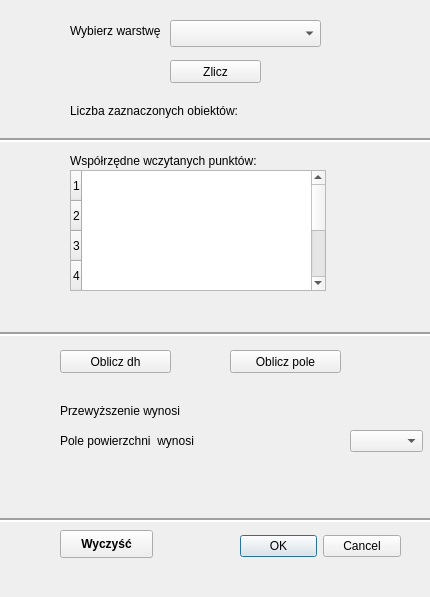
<?xml version="1.0" encoding="UTF-8"?>
<ui version="4.0">
 <class>wtyczkaDialogBase</class>
 <widget class="QDialog" name="wtyczkaDialogBase">
  <property name="geometry">
   <rect>
    <x>0</x>
    <y>0</y>
    <width>430</width>
    <height>597</height>
   </rect>
  </property>
  <property name="windowTitle">
   <string>wtyczka</string>
  </property>
  <widget class="QgsMapLayerComboBox" name="combo_box">
   <property name="geometry">
    <rect>
     <x>170</x>
     <y>20</y>
     <width>151</width>
     <height>27</height>
    </rect>
   </property>
  </widget>
  <widget class="QLabel" name="label_przewyzszenie_wynik">
   <property name="geometry">
    <rect>
     <x>60</x>
     <y>400</y>
     <width>131</width>
     <height>21</height>
    </rect>
   </property>
   <property name="text">
    <string>Przewyższenie wynosi</string>
   </property>
  </widget>
  <widget class="QPushButton" name="pushButton_dh">
   <property name="geometry">
    <rect>
     <x>60</x>
     <y>350</y>
     <width>111</width>
     <height>23</height>
    </rect>
   </property>
   <property name="text">
    <string>Oblicz dh</string>
   </property>
  </widget>
  <widget class="QLabel" name="label_wynik_dh">
   <property name="geometry">
    <rect>
     <x>210</x>
     <y>400</y>
     <width>141</width>
     <height>20</height>
    </rect>
   </property>
   <property name="font">
    <font>
     <pointsize>10</pointsize>
    </font>
   </property>
   <property name="text">
    <string/>
   </property>
  </widget>
  <widget class="QDialogButtonBox" name="buttonBox">
   <property name="geometry">
    <rect>
     <x>240</x>
     <y>530</y>
     <width>161</width>
     <height>32</height>
    </rect>
   </property>
   <property name="orientation">
    <enum>Qt::Horizontal</enum>
   </property>
   <property name="standardButtons">
    <set>QDialogButtonBox::Cancel|QDialogButtonBox::Ok</set>
   </property>
   <property name="centerButtons">
    <bool>false</bool>
   </property>
  </widget>
  <widget class="QLabel" name="label_wybierz_warstwe">
   <property name="geometry">
    <rect>
     <x>70</x>
     <y>0</y>
     <width>91</width>
     <height>61</height>
    </rect>
   </property>
   <property name="text">
    <string>Wybierz warstwę</string>
   </property>
  </widget>
  <widget class="QPushButton" name="pushButton_pole">
   <property name="geometry">
    <rect>
     <x>230</x>
     <y>350</y>
     <width>111</width>
     <height>23</height>
    </rect>
   </property>
   <property name="text">
    <string>Oblicz pole</string>
   </property>
  </widget>
  <widget class="QLabel" name="label_wynik_pole">
   <property name="geometry">
    <rect>
     <x>230</x>
     <y>430</y>
     <width>141</width>
     <height>20</height>
    </rect>
   </property>
   <property name="font">
    <font>
     <pointsize>10</pointsize>
    </font>
   </property>
   <property name="text">
    <string/>
   </property>
  </widget>
  <widget class="QLabel" name="label_pole_wynik">
   <property name="geometry">
    <rect>
     <x>60</x>
     <y>430</y>
     <width>151</width>
     <height>21</height>
    </rect>
   </property>
   <property name="text">
    <string>Pole powierzchni  wynosi</string>
   </property>
  </widget>
  <widget class="QPushButton" name="pushButton_zlicz">
   <property name="geometry">
    <rect>
     <x>170</x>
     <y>60</y>
     <width>91</width>
     <height>23</height>
    </rect>
   </property>
   <property name="text">
    <string>Zlicz</string>
   </property>
  </widget>
  <widget class="QLabel" name="label_obiekty">
   <property name="geometry">
    <rect>
     <x>70</x>
     <y>100</y>
     <width>171</width>
     <height>21</height>
    </rect>
   </property>
   <property name="text">
    <string>Liczba zaznaczonych obiektów:</string>
   </property>
  </widget>
  <widget class="QLabel" name="label_wynik_obiekty">
   <property name="geometry">
    <rect>
     <x>250</x>
     <y>100</y>
     <width>141</width>
     <height>20</height>
    </rect>
   </property>
   <property name="font">
    <font>
     <pointsize>10</pointsize>
    </font>
   </property>
   <property name="text">
    <string/>
   </property>
  </widget>
  <widget class="QLabel" name="label_obiekty_wsp">
   <property name="geometry">
    <rect>
     <x>70</x>
     <y>150</y>
     <width>211</width>
     <height>21</height>
    </rect>
   </property>
   <property name="text">
    <string>Współrzędne wczytanych punktów:</string>
   </property>
  </widget>
  <widget class="Line" name="line1">
   <property name="geometry">
    <rect>
     <x>-10</x>
     <y>130</y>
     <width>461</width>
     <height>20</height>
    </rect>
   </property>
   <property name="lineWidth">
    <number>2</number>
   </property>
   <property name="orientation">
    <enum>Qt::Horizontal</enum>
   </property>
  </widget>
  <widget class="Line" name="line">
   <property name="geometry">
    <rect>
     <x>-3</x>
     <y>309</y>
     <width>441</width>
     <height>51</height>
    </rect>
   </property>
   <property name="lineWidth">
    <number>2</number>
   </property>
   <property name="orientation">
    <enum>Qt::Horizontal</enum>
   </property>
  </widget>
  <widget class="Line" name="line_2">
   <property name="geometry">
    <rect>
     <x>-10</x>
     <y>510</y>
     <width>461</width>
     <height>20</height>
    </rect>
   </property>
   <property name="lineWidth">
    <number>2</number>
   </property>
   <property name="orientation">
    <enum>Qt::Horizontal</enum>
   </property>
  </widget>
  <widget class="QgsFileWidget" name="plik">
   <property name="geometry">
    <rect>
     <x>130</x>
     <y>300</y>
     <width>151</width>
     <height>27</height>
    </rect>
   </property>
  </widget>
  <widget class="QTableWidget" name="tableWidget_wsp">
   <property name="geometry">
    <rect>
     <x>70</x>
     <y>170</y>
     <width>256</width>
     <height>121</height>
    </rect>
   </property>
   <property name="rowCount">
    <number>6</number>
   </property>
   <row/>
   <row/>
   <row/>
   <row/>
   <row/>
   <row/>
  </widget>
  <widget class="QComboBox" name="comboBox_jed">
   <property name="geometry">
    <rect>
     <x>350</x>
     <y>430</y>
     <width>73</width>
     <height>22</height>
    </rect>
   </property>
  </widget>
  <widget class="QPushButton" name="pushButton_wyczysc">
   <property name="geometry">
    <rect>
     <x>60</x>
     <y>530</y>
     <width>93</width>
     <height>28</height>
    </rect>
   </property>
   <property name="font">
    <font>
     <weight>75</weight>
     <bold>true</bold>
    </font>
   </property>
   <property name="text">
    <string>Wyczyść</string>
   </property>
   <property name="checkable">
    <bool>true</bool>
   </property>
  </widget>
 </widget>
 <customwidgets>
  <customwidget>
   <class>QgsFileWidget</class>
   <extends>QWidget</extends>
   <header>qgsfilewidget.h</header>
  </customwidget>
  <customwidget>
   <class>QgsMapLayerComboBox</class>
   <extends>QComboBox</extends>
   <header>qgsmaplayercombobox.h</header>
  </customwidget>
 </customwidgets>
 <resources/>
 <connections/>
</ui>
